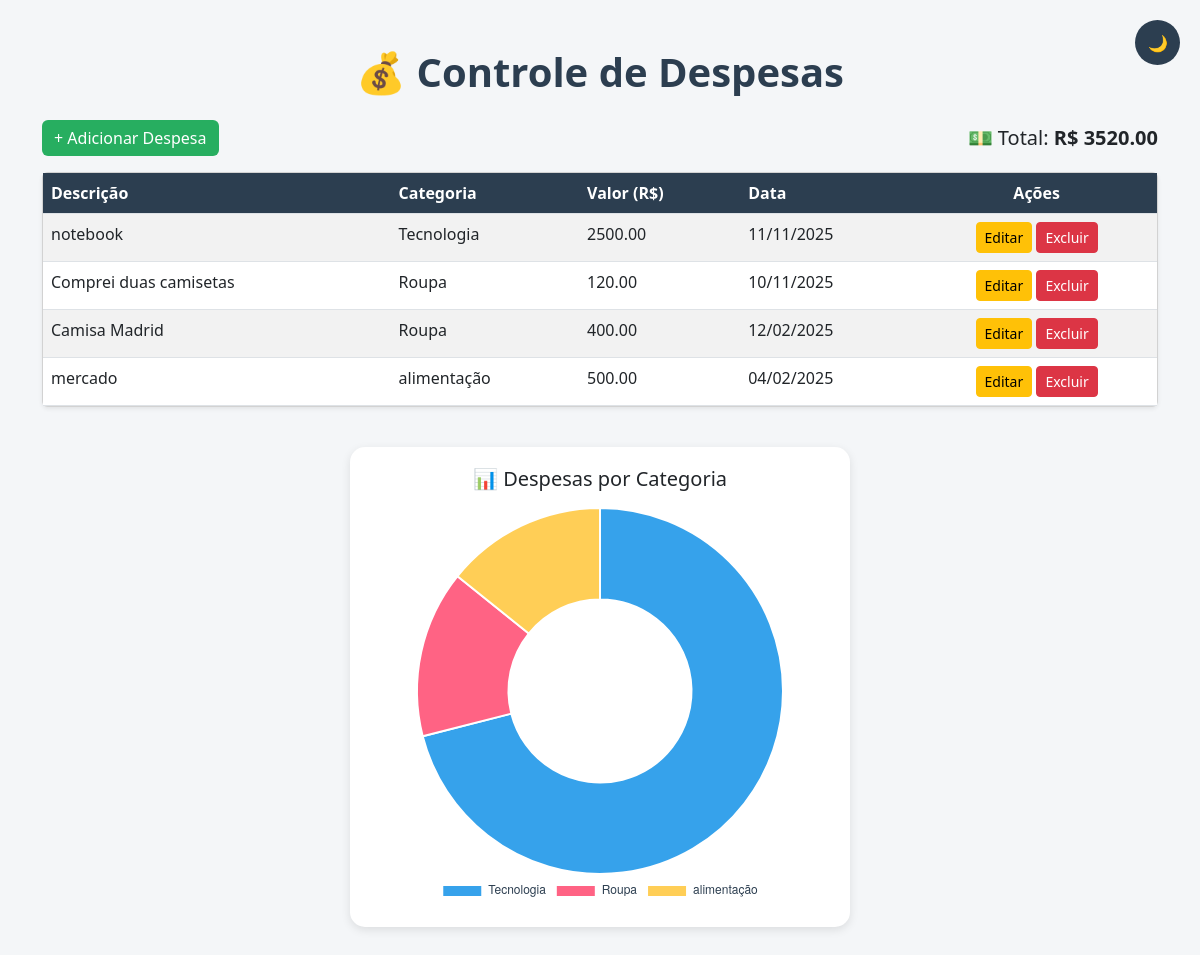
Screenshot of / (signed in) with the database file from the repository.
### models.py (models this page shows, shortened)
class Expense(db.Model):
    id = db.Column(db.Integer, primary_key=True)
    description = db.Column(db.String(25), nullable=True)
    value = db.Column(db.Float, nullable=False)
    category = db.Column(db.String(50), nullable=False)
    date = db.Column(db.Date, nullable=False)

### app.py (the view)
@app.route('/')
@login_required
def index():
    expenses = Expense.query.order_by(Expense.date.desc()).all()
    total = sum(expense.value for expense in expenses)
    categories = []
    totals = []
    for expense in expenses:
        if expense.category not in categories:
            categories.append(expense.category)
            totals.append(expense.value)
        else:
            i = categories.index(expense.category)
            totals[i] += expense.value
    return render_template('index.html', expenses=expenses, total=total, categories=categories, totals=totals)

### app.py (called while the page is built)
@login_manager.user_loader
def load_user(user_id):
    return User.query.get(int(user_id))

### templates/index.html (shortened to what this page needs)
<!DOCTYPE html>
<html lang="pt-br">
<head>
  <link rel="stylesheet" href="https://cdn.jsdelivr.net/npm/bootstrap@5.3.0/dist/css/bootstrap.min.css">
</head>
<body>
  <div class="container mt-5">
    <button id="themeToggle" class="theme-toggle" title="Alternar tema">🌙</button>
    <h1 class="mb-4 text-center">💰 Controle de Despesas</h1>
    <div class="d-flex justify-content-between align-items-center mb-3">
      <a href="/add" class="btn btn-success">+ Adicionar Despesa</a>
      <h5 class="text-end mb-0">💵 Total: <strong>R$ {{ '%.2f' | format(total) }}</strong></h5>
    </div>
    <div class="card shadow-sm">
      <div class="card-body p-0">
        <table class="table table-striped table-hover mb-0">
          <thead>
            <tr>
              <th>Descrição</th>
              <th>Categoria</th>
              <th>Valor (R$)</th>
              <th>Data</th>
              <th class="text-center">Ações</th>
            </tr>
          </thead>
          <tbody>
            {% for expense in expenses %}
            <tr>
              <td>{{ expense.description }}</td>
              <td>{{ expense.category }}</td>
              <td>{{ '%.2f' | format(expense.value) }}</td>
              <td>{{ expense.date.strftime('%d/%m/%Y') }}</td>
              <td class="text-center">
                <a href="{{ url_for('edit', id=expense.id) }}" class="btn btn-warning btn-sm">Editar</a>
                <a href="{{ url_for('delete', id=expense.id) }}" class="btn btn-danger btn-sm">Excluir</a>
              </td>
            </tr>
            {% endfor %}
          </tbody>
        </table>
      </div>
    </div>
    <div class="chart-card text-center">
      <h5 class="mb-3">📊 Despesas por Categoria</h5>
      <canvas id="chart"></canvas>
    </div>
  </div>
  <script>
    // Dados do Flask
    var categories = JSON.parse('{{ categories|tojson|safe }}');
    var totals = JSON.parse('{{ totals|tojson|safe }}');
    var chartInstance;
    function renderChart(darkMode) {
      const ctx = document.getElementById('chart').getContext('2d');
      if (chartInstance) chartInstance.destroy();
      chartInstance = new Chart(ctx, {
        type: 'doughnut',
        data: {
          labels: categories,
          datasets: [{
            data: totals,
            backgroundColor: darkMode
              ? ['#1abc9c', '#9b59b6', '#e67e22', '#3498db', '#e74c3c']
              : ['#36A2EB', '#FF6384', '#FFCE56', '#4BC0C0', '#9966FF']
          }]
        },
        options: {
          plugins: {
            legend: {
              position: 'bottom',
              labels: { color: darkMode ? '#f5f5f5' : '#2c3e50' }
            }
          }
        }
      });
    }
    // 🌗 Alternância de modo
    const themeToggle = document.getElementById('themeToggle');
    const body = document.body;
    // Verifica se já há tema salvo
    if (localStorage.getItem('theme') === 'dark') {
      body.classList.add('dark-mode');
      themeToggle.textContent = '☀️';
      renderChart(true);
    } else {
      renderChart(false);
    }
    themeToggle.addEventListener('click', () => {
      body.classList.toggle('dark-mode');
      const dark = body.classList.contains('dark-mode');
      themeToggle.textContent = dark ? '☀️' : '🌙';
      localStorage.setItem('theme', dark ? 'dark' : 'light');
      renderChart(dark);
    });
  </script>
</body>
</html>

### templates/index.html (style rules this page uses)
body { background: #f4f6f8; transition: background 0.3s, color 0.3s; }
h1 { font-weight: 700; color: #2c3e50; }
.table thead th { background-color: #2c3e50 !important; color: #fff !important; }
.btn-success { background-color: #27ae60; border: none; }
.chart-card { max-width: 500px; margin: 40px auto; background: white; border-radius: 15px; box-shadow: 0 3px 10px rgba(0, 0, 0, 0.1); padding: 20px; transition: background 0.3s, color 0.3s; }
#chart { max-width: 400px; height: 400px; margin: 0 auto; }
.theme-toggle { position: fixed; top: 20px; right: 20px; background: #2c3e50; color: white; border: none; border-radius: 50%; width: 45px; height: 45px; display: flex; align-items: center; justify-content: center; cursor: pointer; transition: all 0.3s; z-index: 1000; }

### rows the page displays
Expense: description "notebook", category "Tecnologia", value "2500.00", date "11/11/2025"
Expense: description "Comprei duas camisetas", category "Roupa", value "120.00", date "10/11/2025"
Expense: description "Camisa Madrid", category "Roupa", value "400.00", date "12/02/2025"
Expense: description "mercado", category "alimentação", value "500.00", date "04/02/2025"

### other values shown
{{ '%.2f' | format(total) }} "3520.00"
chart data {{ totals|tojson|safe }} [2500.0, 520.0, 500.0]
